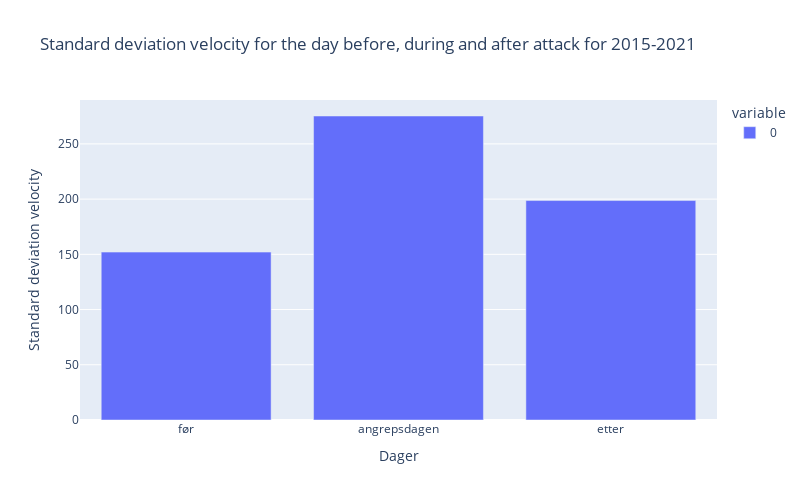
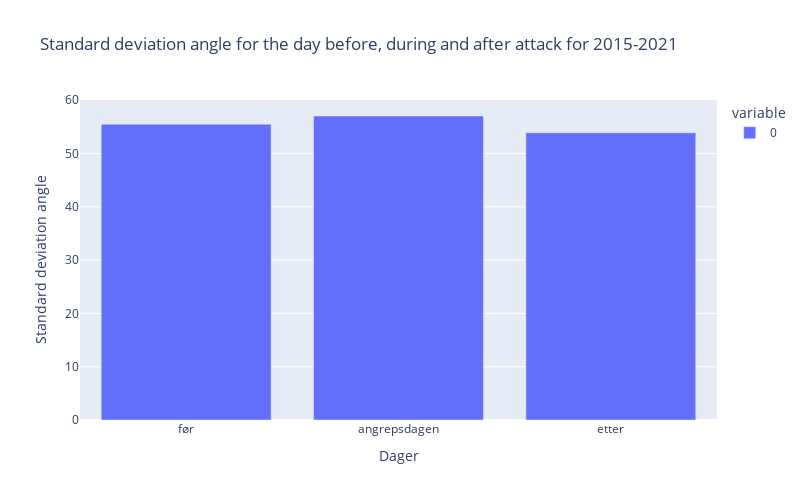

The code cell stored with these charts, in order, in its notebook:
### Code cell
list_velocity_stdev = create_means(velocity_df, 'std_velocity')
list_angle_stdev = create_means(angle_df, 'std_angle')
list_altitude_stdev = create_means(altitude_df, 'std_altitude')

create_fig(list_velocity_stdev, '2015-2021', feature='velocity', text='Standard deviation')
create_fig(list_angle_stdev, '2015-2021', feature='angle', text='Standard deviation')
create_fig(list_altitude_stdev, '2015-2021', feature='altitude', text='Standard deviation')

### Figure 1 — Plotly figure (JSON) as saved in the notebook; plotly's stock layout.template omitted (floating-point values rounded to 4 significant figures)
{"data": [{"alignmentgroup": "True", "hovertemplate": "variable=0<br>index=%{x}<br>value=%{y}<extra></extra>", "legendgroup": "0", "marker": {"color": "#636efa", "pattern": {"shape": ""}}, "name": "0", "offsetgroup": "0", "orientation": "v", "showlegend": true, "textposition": "auto", "type": "bar", "x": [0, 1, 2], "xaxis": "x", "y": [152.0, 275.3, 198.7], "yaxis": "y"}], "layout": {"barmode": "relative", "height": 500, "legend": {"title": {"text": "variable"}, "tracegroupgap": 0}, "title": {"text": "Standard deviation velocity for the day before, during and after attack for 2015-2021"}, "width": 800, "xaxis": {"anchor": "y", "domain": [0, 1], "tickmode": "array", "ticktext": ["før", "angrepsdagen", "etter"], "tickvals": [0, 1, 2], "title": {"text": "Dager"}}, "yaxis": {"anchor": "x", "domain": [0, 1], "title": {"text": "Standard deviation velocity"}}}}

### Figure 2 — Plotly figure (JSON) as saved in the notebook; plotly's stock layout.template omitted (floating-point values rounded to 4 significant figures)
{"data": [{"alignmentgroup": "True", "hovertemplate": "variable=0<br>index=%{x}<br>value=%{y}<extra></extra>", "legendgroup": "0", "marker": {"color": "#636efa", "pattern": {"shape": ""}}, "name": "0", "offsetgroup": "0", "orientation": "v", "showlegend": true, "textposition": "auto", "type": "bar", "x": [0, 1, 2], "xaxis": "x", "y": [55.48, 57.03, 53.89], "yaxis": "y"}], "layout": {"barmode": "relative", "height": 500, "legend": {"title": {"text": "variable"}, "tracegroupgap": 0}, "title": {"text": "Standard deviation angle for the day before, during and after attack for 2015-2021"}, "width": 800, "xaxis": {"anchor": "y", "domain": [0, 1], "tickmode": "array", "ticktext": ["før", "angrepsdagen", "etter"], "tickvals": [0, 1, 2], "title": {"text": "Dager"}}, "yaxis": {"anchor": "x", "domain": [0, 1], "title": {"text": "Standard deviation angle"}}}}
